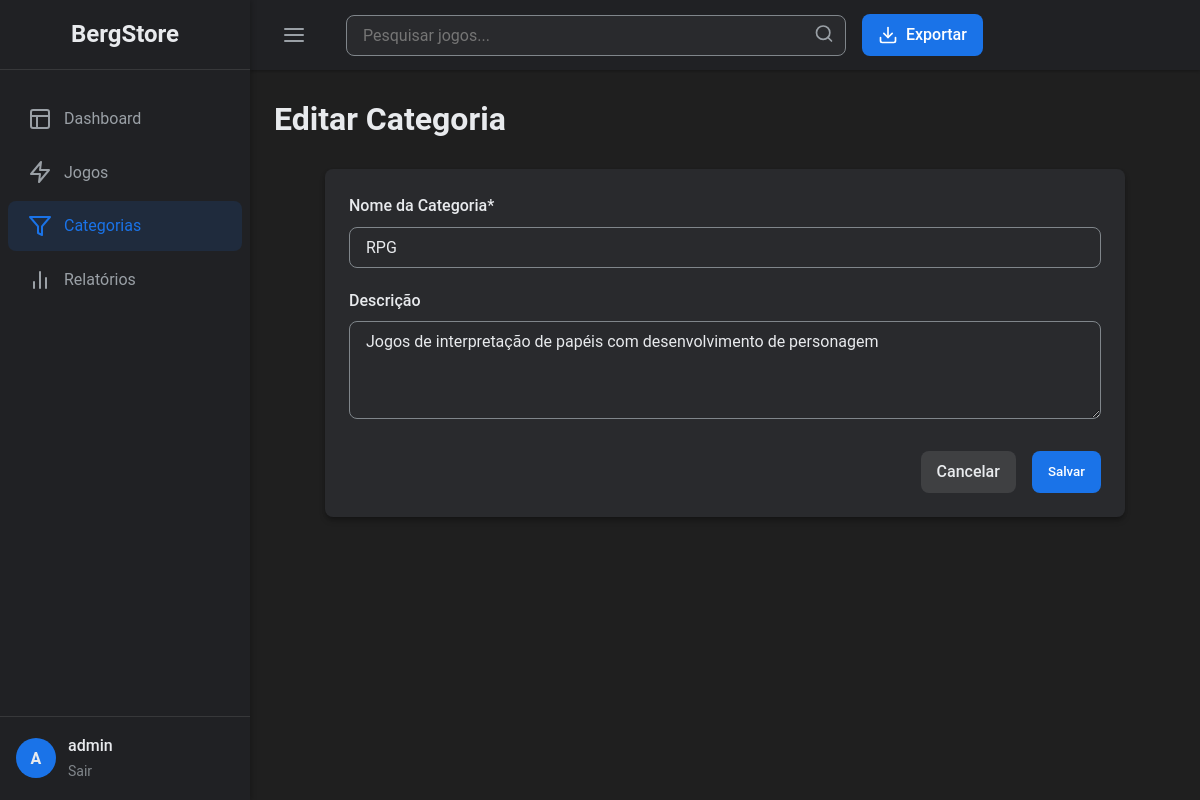
The page /categories/edit.php?id=1 (signed in) on the database its author committed.
### tables this page shows
CREATE TABLE IF NOT EXISTS categories (
    id INT AUTO_INCREMENT PRIMARY KEY,
    name VARCHAR(100) NOT NULL UNIQUE,
    description TEXT,
    created_at TIMESTAMP DEFAULT CURRENT_TIMESTAMP,
    updated_at TIMESTAMP DEFAULT CURRENT_TIMESTAMP ON UPDATE CURRENT_TIMESTAMP
);

### categories/edit.php (the view, shortened to what this page needs)
<?php
$categoryId = $_GET['id'];
$conn = getConnection();
try {
    $stmt = $conn->prepare("SELECT * FROM categories WHERE id = :id");
    $stmt->bindParam(':id', $categoryId);
    $stmt->execute();
    $category = $stmt->fetch();
} catch (PDOException $e) {
    $errorMessage = "Erro ao buscar detalhes da categoria: " . $e->getMessage();
}
?>
<!DOCTYPE html>
<html lang="pt-BR">
<head>
    <link rel="stylesheet" href="../assets/css/style.css">
</head>
<body>
    <div class="app-container">
        <?php include '../components/sidebar.php'; ?>
        <main class="main-content">
            <?php include '../components/header.php'; ?>
            <div class="dashboard">
                <h1 class="animate-on-load">Editar Categoria</h1>
                <div class="form-container animate-on-load">
                    <form action="edit.php?id=<?php echo $categoryId; ?>" method="POST" data-validate>
                        <div class="form-group">
                            <label for="name" class="form-label">Nome da Categoria*</label>
                            <input type="text" id="name" name="name" required value="<?php echo htmlspecialchars($_POST['name'] ?? $category['name']); ?>">
                        </div>
                        <div class="form-group">
                            <label for="description" class="form-label">Descrição</label>
                            <textarea id="description" name="description" rows="4"><?php echo htmlspecialchars($_POST['description'] ?? $category['description']); ?></textarea>
                        </div>
                        <div class="form-actions">
                            <a href="index.php" class="btn btn-cancel">Cancelar</a>
                            <button type="submit" class="btn btn-primary">Salvar</button>
                        </div>
                    </form>
                </div>
            </div>
        </main>
    </div>
</body>
</html>

### assets/css/style.css (style rules this page uses)
:root { --primary-color: #1A73E8; --primary-dark: #0D47A1; --primary-light: #64B5F6; --secondary-color: #202124; --surface-color: #292A2D; --background-color: #1F1F1F; --on-surface: #E8EAED; --on-surface-medium: #9AA0A6; --on-surface-variant: #80868B; --red: #EA4335; --yellow: #FBBC04; --green: #34A853; --danger: #F28B82; --warning: #FDD663; --success: #81C995; --sidebar-width: 250px; --header-height: 70px; --sidebar-collapsed-width: 80px; --border-radius: 8px; --card-shadow: 0 4px 6px -1px rgba(0, 0, 0, 0.3), 0 2px 4px -1px rgba(0, 0, 0, 0.15); --transition-speed: 0.3s; }
* { margin: 0; padding: 0; box-sizing: border-box; }
body { font-family: 'Google Sans', 'Roboto', Arial, sans-serif; font-size: 16px; line-height: 1.6; color: var(--on-surface); background-color: var(--background-color); }
a { text-decoration: none; color: var(--primary-color); transition: color var(--transition-speed) ease; }
button, .btn { cursor: pointer; border: none; border-radius: var(--border-radius); padding: 8px 16px; font-weight: 500; transition: all var(--transition-speed) ease; font-family: 'Google Sans', 'Roboto', Arial, sans-serif; }
.btn-primary { background-color: var(--primary-color); color: white; }
input, select, textarea { width: 100%; padding: 10px 16px; border: 1px solid var(--on-surface-variant); border-radius: var(--border-radius); font-size: 16px; background-color: var(--surface-color); color: var(--on-surface); transition: border-color var(--transition-speed) ease; font-family: 'Roboto', Arial, sans-serif; }
.app-container { display: flex; min-height: 100vh; }
.main-content { flex-grow: 1; margin-left: var(--sidebar-width); transition: margin var(--transition-speed) ease; }
.dashboard { padding: 24px; }
.dashboard h1 { margin-bottom: 24px; color: var(--on-surface); font-weight: 700; }
.form-container { background-color: var(--surface-color); border-radius: var(--border-radius); box-shadow: var(--card-shadow); padding: 24px; max-width: 800px; margin: 0 auto; }
.form-group { margin-bottom: 20px; }
.form-label { display: block; font-weight: 500; margin-bottom: 8px; color: var(--on-surface); }
.form-actions { display: flex; justify-content: flex-end; gap: 16px; margin-top: 24px; }
.btn-cancel { background-color: rgba(255, 255, 255, 0.1); color: var(--on-surface); }
.fade-in { animation: fadeIn 0.3s ease-in; }

### rows shown on the page
categories: name "RPG", description "Jogos de interpretação de papéis com desenvolvimento de personagem"

### other values the page prints
substr($_SESSION['username'], 0, 1) "A"
$_SESSION['username'] "admin"
